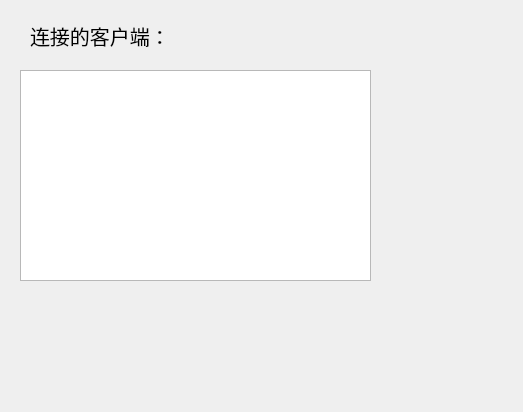
<?xml version="1.0" encoding="UTF-8"?>
<ui version="4.0">
 <class>sec</class>
 <widget class="QWidget" name="sec">
  <property name="geometry">
   <rect>
    <x>0</x>
    <y>0</y>
    <width>523</width>
    <height>412</height>
   </rect>
  </property>
  <property name="windowTitle">
   <string>Form</string>
  </property>
  <widget class="QListWidget" name="listWidget">
   <property name="geometry">
    <rect>
     <x>20</x>
     <y>70</y>
     <width>351</width>
     <height>211</height>
    </rect>
   </property>
  </widget>
  <widget class="QLabel" name="label">
   <property name="geometry">
    <rect>
     <x>30</x>
     <y>20</y>
     <width>171</width>
     <height>31</height>
    </rect>
   </property>
   <property name="font">
    <font>
     <pointsize>15</pointsize>
    </font>
   </property>
   <property name="text">
    <string>连接的客户端：</string>
   </property>
  </widget>
 </widget>
 <resources/>
 <connections/>
</ui>
